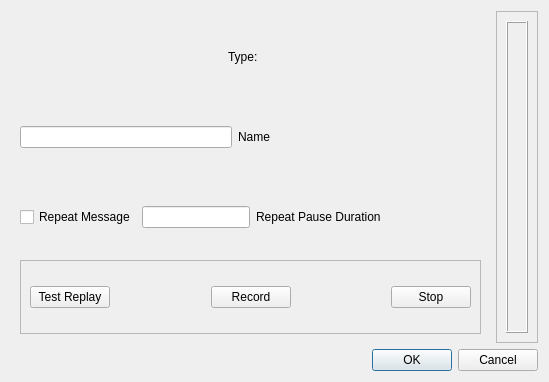
<?xml version="1.0" encoding="UTF-8"?>
<ui version="4.0">
 <class>TxVmExternalButtonDialog</class>
 <widget class="QDialog" name="TxVmExternalButtonDialog">
  <property name="geometry">
   <rect>
    <x>0</x>
    <y>0</y>
    <width>549</width>
    <height>382</height>
   </rect>
  </property>
  <property name="windowTitle">
   <string>External Keyer Button Setup</string>
  </property>
  <layout class="QVBoxLayout" name="verticalLayout_4">
   <item>
    <layout class="QHBoxLayout" name="horizontalLayout_2">
     <item>
      <widget class="QFrame" name="compFrame">
       <layout class="QVBoxLayout" name="verticalLayout">
        <item>
         <layout class="QHBoxLayout" name="horizontalLayout">
          <item>
           <spacer name="horizontalSpacer">
            <property name="orientation">
             <enum>Qt::Horizontal</enum>
            </property>
            <property name="sizeHint" stdset="0">
             <size>
              <width>107</width>
              <height>46</height>
             </size>
            </property>
           </spacer>
          </item>
          <item>
           <widget class="QLabel" name="label_3">
            <property name="text">
             <string>Type: </string>
            </property>
           </widget>
          </item>
          <item>
           <widget class="QLabel" name="txVmTypeLbl">
            <property name="text">
             <string/>
            </property>
           </widget>
          </item>
          <item>
           <spacer name="horizontalSpacer_2">
            <property name="orientation">
             <enum>Qt::Horizontal</enum>
            </property>
            <property name="sizeHint" stdset="0">
             <size>
              <width>107</width>
              <height>46</height>
             </size>
            </property>
           </spacer>
          </item>
         </layout>
        </item>
        <item>
         <layout class="QHBoxLayout" name="horizontalLayout_3">
          <item>
           <widget class="QLineEdit" name="txVmNameEdit"/>
          </item>
          <item>
           <widget class="QLabel" name="label">
            <property name="text">
             <string>Name</string>
            </property>
           </widget>
          </item>
          <item>
           <spacer name="horizontalSpacer_5">
            <property name="orientation">
             <enum>Qt::Horizontal</enum>
            </property>
            <property name="sizeHint" stdset="0">
             <size>
              <width>40</width>
              <height>20</height>
             </size>
            </property>
           </spacer>
          </item>
         </layout>
        </item>
        <item>
         <layout class="QHBoxLayout" name="horizontalLayout_9">
          <item>
           <widget class="QCheckBox" name="repeatChkBox">
            <property name="text">
             <string>Repeat Message</string>
            </property>
           </widget>
          </item>
          <item>
           <layout class="QHBoxLayout" name="horizontalLayout_8">
            <item>
             <widget class="QLineEdit" name="repeatPauseDur"/>
            </item>
            <item>
             <widget class="QLabel" name="label_4">
              <property name="text">
               <string>Repeat Pause Duration</string>
              </property>
             </widget>
            </item>
            <item>
             <spacer name="horizontalSpacer_3">
              <property name="orientation">
               <enum>Qt::Horizontal</enum>
              </property>
              <property name="sizeHint" stdset="0">
               <size>
                <width>40</width>
                <height>20</height>
               </size>
              </property>
             </spacer>
            </item>
           </layout>
          </item>
         </layout>
        </item>
        <item>
         <widget class="QFrame" name="recordingFrame">
          <property name="frameShape">
           <enum>QFrame::StyledPanel</enum>
          </property>
          <property name="frameShadow">
           <enum>QFrame::Raised</enum>
          </property>
          <layout class="QVBoxLayout" name="verticalLayout_5">
           <item>
            <layout class="QHBoxLayout" name="horizontalLayout_5">
             <item>
              <widget class="QPushButton" name="replayButton">
               <property name="text">
                <string>Test Replay</string>
               </property>
              </widget>
             </item>
             <item>
              <spacer name="horizontalSpacer_6">
               <property name="orientation">
                <enum>Qt::Horizontal</enum>
               </property>
               <property name="sizeHint" stdset="0">
                <size>
                 <width>8</width>
                 <height>20</height>
                </size>
               </property>
              </spacer>
             </item>
             <item>
              <widget class="QPushButton" name="recordButton">
               <property name="text">
                <string>Record</string>
               </property>
              </widget>
             </item>
             <item>
              <spacer name="horizontalSpacer_7">
               <property name="orientation">
                <enum>Qt::Horizontal</enum>
               </property>
               <property name="sizeHint" stdset="0">
                <size>
                 <width>40</width>
                 <height>20</height>
                </size>
               </property>
              </spacer>
             </item>
             <item>
              <widget class="QPushButton" name="stopButton">
               <property name="text">
                <string>Stop</string>
               </property>
              </widget>
             </item>
            </layout>
           </item>
          </layout>
         </widget>
        </item>
       </layout>
      </widget>
     </item>
     <item>
      <widget class="QFrame" name="levelsFrame">
       <property name="frameShape">
        <enum>QFrame::StyledPanel</enum>
       </property>
       <property name="frameShadow">
        <enum>QFrame::Raised</enum>
       </property>
       <layout class="QHBoxLayout" name="horizontalLayout_7">
        <item>
         <widget class="QFrame" name="frame">
          <property name="frameShape">
           <enum>QFrame::Box</enum>
          </property>
          <property name="frameShadow">
           <enum>QFrame::Raised</enum>
          </property>
          <layout class="QVBoxLayout" name="verticalLayout_3">
           <item>
            <widget class="LevelMeter" name="levelMeter" native="true"/>
           </item>
          </layout>
         </widget>
        </item>
       </layout>
      </widget>
     </item>
    </layout>
   </item>
   <item>
    <widget class="QDialogButtonBox" name="buttonBox">
     <property name="orientation">
      <enum>Qt::Horizontal</enum>
     </property>
     <property name="standardButtons">
      <set>QDialogButtonBox::Cancel|QDialogButtonBox::Ok</set>
     </property>
    </widget>
   </item>
  </layout>
 </widget>
 <customwidgets>
  <customwidget>
   <class>LevelMeter</class>
   <extends>QWidget</extends>
   <header>levelmeter.h</header>
   <container>1</container>
  </customwidget>
 </customwidgets>
 <resources/>
 <connections/>
</ui>
